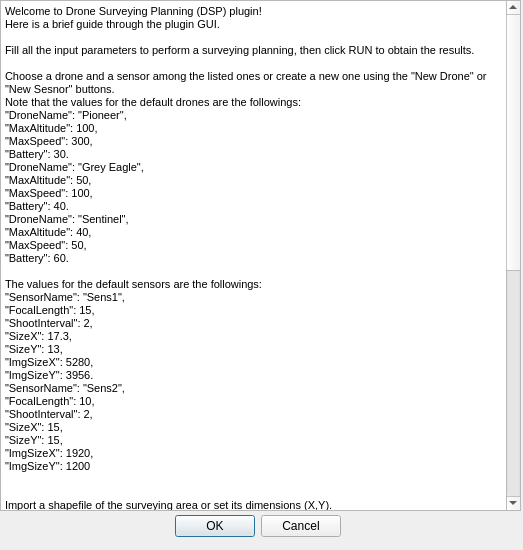
<?xml version="1.0" encoding="UTF-8"?>
<ui version="4.0">
 <class>HELP</class>
 <widget class="QDialog" name="HELP">
  <property name="geometry">
   <rect>
    <x>0</x>
    <y>0</y>
    <width>523</width>
    <height>550</height>
   </rect>
  </property>
  <property name="windowTitle">
   <string>HELP</string>
  </property>
  <widget class="QDialogButtonBox" name="buttonBox">
   <property name="geometry">
    <rect>
     <x>0</x>
     <y>510</y>
     <width>341</width>
     <height>32</height>
    </rect>
   </property>
   <property name="orientation">
    <enum>Qt::Horizontal</enum>
   </property>
   <property name="standardButtons">
    <set>QDialogButtonBox::Cancel|QDialogButtonBox::Ok</set>
   </property>
  </widget>
  <widget class="QTextEdit" name="textEdit">
   <property name="geometry">
    <rect>
     <x>0</x>
     <y>0</y>
     <width>521</width>
     <height>511</height>
    </rect>
   </property>
   <property name="html">
    <string>&lt;!DOCTYPE HTML PUBLIC &quot;-//W3C//DTD HTML 4.0//EN&quot; &quot;http://www.w3.org/TR/REC-html40/strict.dtd&quot;&gt;
&lt;html&gt;&lt;head&gt;&lt;meta name=&quot;qrichtext&quot; content=&quot;1&quot; /&gt;&lt;style type=&quot;text/css&quot;&gt;
p, li { white-space: pre-wrap; }
&lt;/style&gt;&lt;/head&gt;&lt;body style=&quot; font-family:'MS Shell Dlg 2'; font-size:8.25pt; font-weight:400; font-style:normal;&quot;&gt;
&lt;p style=&quot; margin-top:0px; margin-bottom:0px; margin-left:0px; margin-right:0px; -qt-block-indent:0; text-indent:0px;&quot;&gt;&lt;span style=&quot; font-size:8pt;&quot;&gt;Welcome to Drone Surveying Planning (DSP) plugin!&lt;/span&gt;&lt;/p&gt;
&lt;p style=&quot; margin-top:0px; margin-bottom:0px; margin-left:0px; margin-right:0px; -qt-block-indent:0; text-indent:0px;&quot;&gt;&lt;span style=&quot; font-size:8pt;&quot;&gt;Here is a brief guide through the plugin GUI.&lt;/span&gt;&lt;/p&gt;
&lt;p style=&quot;-qt-paragraph-type:empty; margin-top:0px; margin-bottom:0px; margin-left:0px; margin-right:0px; -qt-block-indent:0; text-indent:0px; font-size:8pt;&quot;&gt;&lt;br /&gt;&lt;/p&gt;
&lt;p style=&quot; margin-top:0px; margin-bottom:0px; margin-left:0px; margin-right:0px; -qt-block-indent:0; text-indent:0px;&quot;&gt;&lt;span style=&quot; font-size:8pt;&quot;&gt;Fill all the input parameters to perform a surveying planning, then click RUN to obtain the results.&lt;/span&gt;&lt;/p&gt;
&lt;p style=&quot;-qt-paragraph-type:empty; margin-top:0px; margin-bottom:0px; margin-left:0px; margin-right:0px; -qt-block-indent:0; text-indent:0px; font-size:8pt;&quot;&gt;&lt;br /&gt;&lt;/p&gt;
&lt;p style=&quot; margin-top:0px; margin-bottom:0px; margin-left:0px; margin-right:0px; -qt-block-indent:0; text-indent:0px;&quot;&gt;&lt;span style=&quot; font-size:8pt;&quot;&gt;Choose a drone and a sensor among the listed ones or create a new one using the &amp;quot;New Drone&amp;quot; or &amp;quot;New Sesnor&amp;quot; buttons.&lt;/span&gt;&lt;/p&gt;
&lt;p style=&quot; margin-top:0px; margin-bottom:0px; margin-left:0px; margin-right:0px; -qt-block-indent:0; text-indent:0px;&quot;&gt;&lt;span style=&quot; font-size:8pt;&quot;&gt;Note that the values for the default drones are the followings:&lt;/span&gt;&lt;/p&gt;
&lt;p style=&quot; margin-top:0px; margin-bottom:0px; margin-left:0px; margin-right:0px; -qt-block-indent:0; text-indent:0px;&quot;&gt;&lt;span style=&quot; font-size:8pt;&quot;&gt;&amp;quot;DroneName&amp;quot;: &amp;quot;Pioneer&amp;quot;,&lt;/span&gt;&lt;/p&gt;
&lt;p style=&quot; margin-top:0px; margin-bottom:0px; margin-left:0px; margin-right:0px; -qt-block-indent:0; text-indent:0px;&quot;&gt;&lt;span style=&quot; font-size:8pt;&quot;&gt;&amp;quot;MaxAltitude&amp;quot;: 100,&lt;/span&gt;&lt;/p&gt;
&lt;p style=&quot; margin-top:0px; margin-bottom:0px; margin-left:0px; margin-right:0px; -qt-block-indent:0; text-indent:0px;&quot;&gt;&lt;span style=&quot; font-size:8pt;&quot;&gt;&amp;quot;MaxSpeed&amp;quot;: 300,&lt;/span&gt;&lt;/p&gt;
&lt;p style=&quot; margin-top:0px; margin-bottom:0px; margin-left:0px; margin-right:0px; -qt-block-indent:0; text-indent:0px;&quot;&gt;&lt;span style=&quot; font-size:8pt;&quot;&gt;&amp;quot;Battery&amp;quot;: 30.&lt;/span&gt;&lt;/p&gt;
&lt;p style=&quot; margin-top:0px; margin-bottom:0px; margin-left:0px; margin-right:0px; -qt-block-indent:0; text-indent:0px;&quot;&gt;&lt;span style=&quot; font-size:8pt;&quot;&gt;&amp;quot;DroneName&amp;quot;: &amp;quot;Grey Eagle&amp;quot;,&lt;/span&gt;&lt;/p&gt;
&lt;p style=&quot; margin-top:0px; margin-bottom:0px; margin-left:0px; margin-right:0px; -qt-block-indent:0; text-indent:0px;&quot;&gt;&lt;span style=&quot; font-size:8pt;&quot;&gt;&amp;quot;MaxAltitude&amp;quot;: 50,&lt;/span&gt;&lt;/p&gt;
&lt;p style=&quot; margin-top:0px; margin-bottom:0px; margin-left:0px; margin-right:0px; -qt-block-indent:0; text-indent:0px;&quot;&gt;&lt;span style=&quot; font-size:8pt;&quot;&gt;&amp;quot;MaxSpeed&amp;quot;: 100,&lt;/span&gt;&lt;/p&gt;
&lt;p style=&quot; margin-top:0px; margin-bottom:0px; margin-left:0px; margin-right:0px; -qt-block-indent:0; text-indent:0px;&quot;&gt;&lt;span style=&quot; font-size:8pt;&quot;&gt;&amp;quot;Battery&amp;quot;: 40.&lt;/span&gt;&lt;/p&gt;
&lt;p style=&quot; margin-top:0px; margin-bottom:0px; margin-left:0px; margin-right:0px; -qt-block-indent:0; text-indent:0px;&quot;&gt;&lt;span style=&quot; font-size:8pt;&quot;&gt;&amp;quot;DroneName&amp;quot;: &amp;quot;Sentinel&amp;quot;,&lt;/span&gt;&lt;/p&gt;
&lt;p style=&quot; margin-top:0px; margin-bottom:0px; margin-left:0px; margin-right:0px; -qt-block-indent:0; text-indent:0px;&quot;&gt;&lt;span style=&quot; font-size:8pt;&quot;&gt;&amp;quot;MaxAltitude&amp;quot;: 40,&lt;/span&gt;&lt;/p&gt;
&lt;p style=&quot; margin-top:0px; margin-bottom:0px; margin-left:0px; margin-right:0px; -qt-block-indent:0; text-indent:0px;&quot;&gt;&lt;span style=&quot; font-size:8pt;&quot;&gt;&amp;quot;MaxSpeed&amp;quot;: 50,&lt;/span&gt;&lt;/p&gt;
&lt;p style=&quot; margin-top:0px; margin-bottom:0px; margin-left:0px; margin-right:0px; -qt-block-indent:0; text-indent:0px;&quot;&gt;&lt;span style=&quot; font-size:8pt;&quot;&gt;&amp;quot;Battery&amp;quot;: 60.&lt;/span&gt;&lt;/p&gt;
&lt;p style=&quot;-qt-paragraph-type:empty; margin-top:0px; margin-bottom:0px; margin-left:0px; margin-right:0px; -qt-block-indent:0; text-indent:0px; font-size:8pt;&quot;&gt;&lt;br /&gt;&lt;/p&gt;
&lt;p style=&quot; margin-top:0px; margin-bottom:0px; margin-left:0px; margin-right:0px; -qt-block-indent:0; text-indent:0px;&quot;&gt;&lt;span style=&quot; font-size:8pt;&quot;&gt;The values for the default sensors are the followings:&lt;/span&gt;&lt;/p&gt;
&lt;p style=&quot; margin-top:0px; margin-bottom:0px; margin-left:0px; margin-right:0px; -qt-block-indent:0; text-indent:0px;&quot;&gt;&lt;span style=&quot; font-size:8pt;&quot;&gt;&amp;quot;SensorName&amp;quot;: &amp;quot;Sens1&amp;quot;,&lt;/span&gt;&lt;/p&gt;
&lt;p style=&quot; margin-top:0px; margin-bottom:0px; margin-left:0px; margin-right:0px; -qt-block-indent:0; text-indent:0px;&quot;&gt;&lt;span style=&quot; font-size:8pt;&quot;&gt;&amp;quot;FocalLength&amp;quot;: 15,&lt;/span&gt;&lt;/p&gt;
&lt;p style=&quot; margin-top:0px; margin-bottom:0px; margin-left:0px; margin-right:0px; -qt-block-indent:0; text-indent:0px;&quot;&gt;&lt;span style=&quot; font-size:8pt;&quot;&gt;&amp;quot;ShootInterval&amp;quot;: 2,&lt;/span&gt;&lt;/p&gt;
&lt;p style=&quot; margin-top:0px; margin-bottom:0px; margin-left:0px; margin-right:0px; -qt-block-indent:0; text-indent:0px;&quot;&gt;&lt;span style=&quot; font-size:8pt;&quot;&gt;&amp;quot;SizeX&amp;quot;: 17.3,&lt;/span&gt;&lt;/p&gt;
&lt;p style=&quot; margin-top:0px; margin-bottom:0px; margin-left:0px; margin-right:0px; -qt-block-indent:0; text-indent:0px;&quot;&gt;&lt;span style=&quot; font-size:8pt;&quot;&gt;&amp;quot;SizeY&amp;quot;: 13, &lt;/span&gt;&lt;/p&gt;
&lt;p style=&quot; margin-top:0px; margin-bottom:0px; margin-left:0px; margin-right:0px; -qt-block-indent:0; text-indent:0px;&quot;&gt;&lt;span style=&quot; font-size:8pt;&quot;&gt;&amp;quot;ImgSizeX&amp;quot;: 5280,&lt;/span&gt;&lt;/p&gt;
&lt;p style=&quot; margin-top:0px; margin-bottom:0px; margin-left:0px; margin-right:0px; -qt-block-indent:0; text-indent:0px;&quot;&gt;&lt;span style=&quot; font-size:8pt;&quot;&gt;&amp;quot;ImgSizeY&amp;quot;: 3956.&lt;/span&gt;&lt;/p&gt;
&lt;p style=&quot; margin-top:0px; margin-bottom:0px; margin-left:0px; margin-right:0px; -qt-block-indent:0; text-indent:0px;&quot;&gt;&lt;span style=&quot; font-size:8pt;&quot;&gt;&amp;quot;SensorName&amp;quot;: &amp;quot;Sens2&amp;quot;,&lt;/span&gt;&lt;/p&gt;
&lt;p style=&quot; margin-top:0px; margin-bottom:0px; margin-left:0px; margin-right:0px; -qt-block-indent:0; text-indent:0px;&quot;&gt;&lt;span style=&quot; font-size:8pt;&quot;&gt;&amp;quot;FocalLength&amp;quot;: 10,&lt;/span&gt;&lt;/p&gt;
&lt;p style=&quot; margin-top:0px; margin-bottom:0px; margin-left:0px; margin-right:0px; -qt-block-indent:0; text-indent:0px;&quot;&gt;&lt;span style=&quot; font-size:8pt;&quot;&gt;&amp;quot;ShootInterval&amp;quot;: 2,&lt;/span&gt;&lt;/p&gt;
&lt;p style=&quot; margin-top:0px; margin-bottom:0px; margin-left:0px; margin-right:0px; -qt-block-indent:0; text-indent:0px;&quot;&gt;&lt;span style=&quot; font-size:8pt;&quot;&gt;&amp;quot;SizeX&amp;quot;: 15,&lt;/span&gt;&lt;/p&gt;
&lt;p style=&quot; margin-top:0px; margin-bottom:0px; margin-left:0px; margin-right:0px; -qt-block-indent:0; text-indent:0px;&quot;&gt;&lt;span style=&quot; font-size:8pt;&quot;&gt;&amp;quot;SizeY&amp;quot;: 15,&lt;/span&gt;&lt;/p&gt;
&lt;p style=&quot; margin-top:0px; margin-bottom:0px; margin-left:0px; margin-right:0px; -qt-block-indent:0; text-indent:0px;&quot;&gt;&lt;span style=&quot; font-size:8pt;&quot;&gt;&amp;quot;ImgSizeX&amp;quot;: 1920,&lt;/span&gt;&lt;/p&gt;
&lt;p style=&quot; margin-top:0px; margin-bottom:0px; margin-left:0px; margin-right:0px; -qt-block-indent:0; text-indent:0px;&quot;&gt;&lt;span style=&quot; font-size:8pt;&quot;&gt;&amp;quot;ImgSizeY&amp;quot;: 1200&lt;/span&gt;&lt;/p&gt;
&lt;p style=&quot;-qt-paragraph-type:empty; margin-top:0px; margin-bottom:0px; margin-left:0px; margin-right:0px; -qt-block-indent:0; text-indent:0px; font-size:8pt;&quot;&gt;&lt;br /&gt;&lt;/p&gt;
&lt;p style=&quot;-qt-paragraph-type:empty; margin-top:0px; margin-bottom:0px; margin-left:0px; margin-right:0px; -qt-block-indent:0; text-indent:0px; font-size:8pt;&quot;&gt;&lt;br /&gt;&lt;/p&gt;
&lt;p style=&quot; margin-top:0px; margin-bottom:0px; margin-left:0px; margin-right:0px; -qt-block-indent:0; text-indent:0px;&quot;&gt;&lt;span style=&quot; font-size:8pt;&quot;&gt;Import a shapefile of the surveying area or set its dimensions (X,Y).&lt;/span&gt;&lt;/p&gt;
&lt;p style=&quot;-qt-paragraph-type:empty; margin-top:0px; margin-bottom:0px; margin-left:0px; margin-right:0px; -qt-block-indent:0; text-indent:0px; font-size:8pt;&quot;&gt;&lt;br /&gt;&lt;/p&gt;
&lt;p style=&quot; margin-top:0px; margin-bottom:0px; margin-left:0px; margin-right:0px; -qt-block-indent:0; text-indent:0px;&quot;&gt;&lt;span style=&quot; font-size:8pt;&quot;&gt;Planning parameters:&lt;/span&gt;&lt;/p&gt;
&lt;p style=&quot; margin-top:0px; margin-bottom:0px; margin-left:0px; margin-right:0px; -qt-block-indent:0; text-indent:0px;&quot;&gt;&lt;span style=&quot; font-size:8pt;&quot;&gt;-Automatic Generation: choose a Ground Sampling Distance (GSD) to make the plugin compute the Flight Height and a Target error's standard deviation in height direction (sigma z) to automatically obtain the optminal overlapping (both longitudinal and transversal).&lt;/span&gt;&lt;/p&gt;
&lt;p style=&quot; margin-top:0px; margin-bottom:0px; margin-left:0px; margin-right:0px; -qt-block-indent:0; text-indent:0px;&quot;&gt;&lt;span style=&quot; font-size:8pt;&quot;&gt;-Manual: set the Flight Height and overlapping (both longitudinal and transversal).&lt;/span&gt;&lt;/p&gt;
&lt;p style=&quot;-qt-paragraph-type:empty; margin-top:0px; margin-bottom:0px; margin-left:0px; margin-right:0px; -qt-block-indent:0; text-indent:0px; font-size:8pt;&quot;&gt;&lt;br /&gt;&lt;/p&gt;
&lt;p style=&quot; margin-top:0px; margin-bottom:0px; margin-left:0px; margin-right:0px; -qt-block-indent:0; text-indent:0px;&quot;&gt;&lt;span style=&quot; font-size:8pt;&quot;&gt;Models for Accuracy Prediction:&lt;/span&gt;&lt;/p&gt;
&lt;p style=&quot; margin-top:0px; margin-bottom:0px; margin-left:0px; margin-right:0px; -qt-block-indent:0; text-indent:0px;&quot;&gt;&lt;span style=&quot; font-size:8pt;&quot;&gt;set a sigma collimation value and then choose an algorithm among the three options. &lt;/span&gt;&lt;/p&gt;
&lt;p style=&quot; margin-top:0px; margin-bottom:0px; margin-left:0px; margin-right:0px; -qt-block-indent:0; text-indent:0px;&quot;&gt;&lt;span style=&quot; font-size:8pt;&quot;&gt;Note that for The Normal Case and Simulation (without DTM) a density for the simulated points is required and a DTM file must be imported for the Simulation using DTM. The point density value is found by dividing the shortest area dimension by the factors: 15, 25, 35 for the Low, Medium, and High labels respectively. &lt;/span&gt;&lt;/p&gt;
&lt;p style=&quot;-qt-paragraph-type:empty; margin-top:0px; margin-bottom:0px; margin-left:0px; margin-right:0px; -qt-block-indent:0; text-indent:0px; font-size:8pt;&quot;&gt;&lt;br /&gt;&lt;/p&gt;
&lt;p style=&quot; margin-top:0px; margin-bottom:0px; margin-left:0px; margin-right:0px; -qt-block-indent:0; text-indent:0px;&quot;&gt;&lt;span style=&quot; font-size:8pt;&quot;&gt;In the outputs window find the computed results as well as the maps for the Overlapping and error's standard deviation for the chosen algorithm, which can be displayed clicking on the relative buttons.&lt;/span&gt;&lt;/p&gt;
&lt;p style=&quot; margin-top:0px; margin-bottom:0px; margin-left:0px; margin-right:0px; -qt-block-indent:0; text-indent:0px;&quot;&gt;&lt;span style=&quot; font-size:8pt;&quot;&gt;Note that they can be saved as images.&lt;/span&gt;&lt;/p&gt;
&lt;p style=&quot;-qt-paragraph-type:empty; margin-top:0px; margin-bottom:0px; margin-left:0px; margin-right:0px; -qt-block-indent:0; text-indent:0px; font-size:8pt;&quot;&gt;&lt;br /&gt;&lt;/p&gt;
&lt;p style=&quot; margin-top:0px; margin-bottom:0px; margin-left:0px; margin-right:0px; -qt-block-indent:0; text-indent:0px;&quot;&gt;&lt;span style=&quot; font-size:8pt;&quot;&gt;Export: choose where to save a csv file containing all user input parameters and the computed results.&lt;/span&gt;&lt;/p&gt;
&lt;p style=&quot;-qt-paragraph-type:empty; margin-top:0px; margin-bottom:0px; margin-left:0px; margin-right:0px; -qt-block-indent:0; text-indent:0px; font-size:8pt;&quot;&gt;&lt;br /&gt;&lt;/p&gt;
&lt;p style=&quot; margin-top:0px; margin-bottom:0px; margin-left:0px; margin-right:0px; -qt-block-indent:0; text-indent:0px;&quot;&gt;&lt;span style=&quot; font-size:8pt;&quot;&gt;Progress message: it will appear when starting the computations.&lt;/span&gt;&lt;/p&gt;
&lt;p style=&quot;-qt-paragraph-type:empty; margin-top:0px; margin-bottom:0px; margin-left:0px; margin-right:0px; -qt-block-indent:0; text-indent:0px; font-size:8pt;&quot;&gt;&lt;br /&gt;&lt;/p&gt;
&lt;p style=&quot; margin-top:0px; margin-bottom:0px; margin-left:0px; margin-right:0px; -qt-block-indent:0; text-indent:0px;&quot;&gt;&lt;span style=&quot; font-size:8pt;&quot;&gt;Error pop-ups will appear when one of the following events occur:&lt;/span&gt;&lt;/p&gt;
&lt;p style=&quot; margin-top:0px; margin-bottom:0px; margin-left:0px; margin-right:0px; -qt-block-indent:0; text-indent:0px;&quot;&gt;&lt;span style=&quot; font-size:8pt;&quot;&gt;-DTM not imported and Simulation using DTM is chosen&lt;/span&gt;&lt;/p&gt;
&lt;p style=&quot; margin-top:0px; margin-bottom:0px; margin-left:0px; margin-right:0px; -qt-block-indent:0; text-indent:0px;&quot;&gt;&lt;span style=&quot; font-size:8pt;&quot;&gt;-Shapefile not imported and Simulation using DTM is chosen&lt;/span&gt;&lt;/p&gt;
&lt;p style=&quot; margin-top:0px; margin-bottom:0px; margin-left:0px; margin-right:0px; -qt-block-indent:0; text-indent:0px;&quot;&gt;&lt;span style=&quot; font-size:8pt;&quot;&gt;-when either a Planning Parameters method or a Models for Accuracy prediction is not chosen&lt;/span&gt;&lt;/p&gt;
&lt;p style=&quot; margin-top:0px; margin-bottom:0px; margin-left:0px; margin-right:0px; -qt-block-indent:0; text-indent:0px;&quot;&gt;&lt;span style=&quot; font-size:8pt;&quot;&gt;-when the area dimensions (X,Y) or the Planning Parameters in Manual case are not set&lt;/span&gt;&lt;/p&gt;
&lt;p style=&quot; margin-top:0px; margin-bottom:0px; margin-left:0px; margin-right:0px; -qt-block-indent:0; text-indent:0px;&quot;&gt;&lt;span style=&quot; font-size:8pt;&quot;&gt;-when a new sensor is chosen but its parameters are not set&lt;/span&gt;&lt;/p&gt;
&lt;p style=&quot; margin-top:0px; margin-bottom:0px; margin-left:0px; margin-right:0px; -qt-block-indent:0; text-indent:0px;&quot;&gt;&lt;span style=&quot; font-size:8pt;&quot;&gt;-when the required drone speed required by the project is bigger than the maximum drone's speed &lt;/span&gt;&lt;/p&gt;
&lt;p style=&quot; margin-top:0px; margin-bottom:0px; margin-left:0px; margin-right:0px; -qt-block-indent:0; text-indent:0px;&quot;&gt;&lt;span style=&quot; font-size:8pt;&quot;&gt;-the flight height required by the project is bigger than the drone's maximum flight height&lt;/span&gt;&lt;/p&gt;
&lt;p style=&quot; margin-top:0px; margin-bottom:0px; margin-left:0px; margin-right:0px; -qt-block-indent:0; text-indent:0px;&quot;&gt;&lt;span style=&quot; font-size:8pt;&quot;&gt;-the battery of the chosen drone is not enough to cover the flight path.&lt;/span&gt;&lt;/p&gt;
&lt;p style=&quot;-qt-paragraph-type:empty; margin-top:0px; margin-bottom:0px; margin-left:0px; margin-right:0px; -qt-block-indent:0; text-indent:0px; font-size:8pt;&quot;&gt;&lt;br /&gt;&lt;/p&gt;
&lt;p style=&quot;-qt-paragraph-type:empty; margin-top:0px; margin-bottom:0px; margin-left:0px; margin-right:0px; -qt-block-indent:0; text-indent:0px; font-size:8pt;&quot;&gt;&lt;br /&gt;&lt;/p&gt;
&lt;p style=&quot;-qt-paragraph-type:empty; margin-top:0px; margin-bottom:0px; margin-left:0px; margin-right:0px; -qt-block-indent:0; text-indent:0px; font-size:8pt;&quot;&gt;&lt;br /&gt;&lt;/p&gt;&lt;/body&gt;&lt;/html&gt;</string>
   </property>
  </widget>
 </widget>
 <resources/>
 <connections>
  <connection>
   <sender>buttonBox</sender>
   <signal>accepted()</signal>
   <receiver>HELP</receiver>
   <slot>accept()</slot>
   <hints>
    <hint type="sourcelabel">
     <x>248</x>
     <y>254</y>
    </hint>
    <hint type="destinationlabel">
     <x>157</x>
     <y>274</y>
    </hint>
   </hints>
  </connection>
  <connection>
   <sender>buttonBox</sender>
   <signal>rejected()</signal>
   <receiver>HELP</receiver>
   <slot>reject()</slot>
   <hints>
    <hint type="sourcelabel">
     <x>316</x>
     <y>260</y>
    </hint>
    <hint type="destinationlabel">
     <x>286</x>
     <y>274</y>
    </hint>
   </hints>
  </connection>
 </connections>
</ui>
